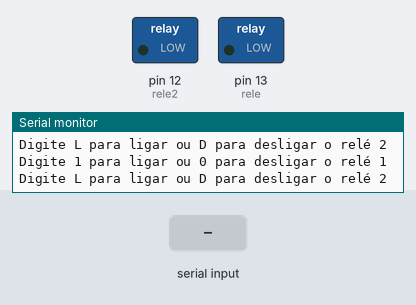
Bench run of a sketch on a simulated Arduino Uno, built with avr-gcc and run on an emulated ATmega328P. On the bench: switched loads named in the sketch (green lamp = pin HIGH), the last lines printed to the serial monitor. The test bench sets the inputs (shaded band).

Above: at 1.2 s.
1.3 s: "1" received over Serial
At 2.8 s:
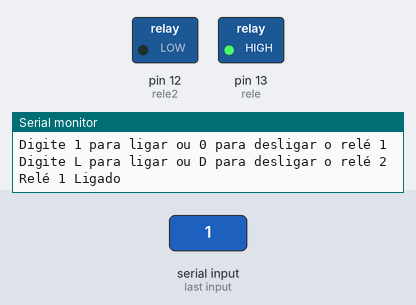
3.6 s: "L" received over Serial
At 5.2 s:
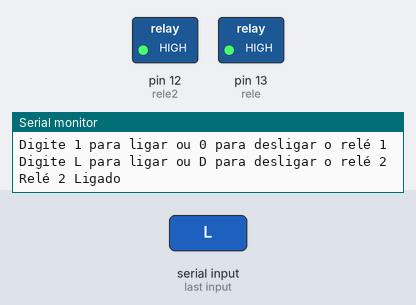
5.7 s: "0" received over Serial
At 6.6 s:
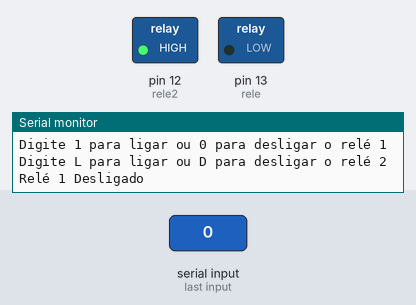
7.8 s: "D" received over Serial
At 9.1 s:
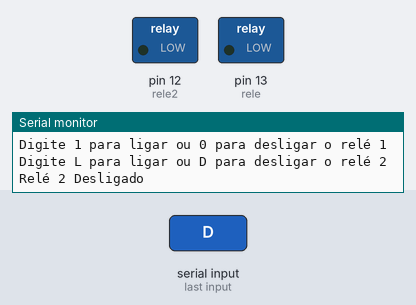
Timing chart, 0 to 10.8 s (numbered marks = the images above; inputs shaded):
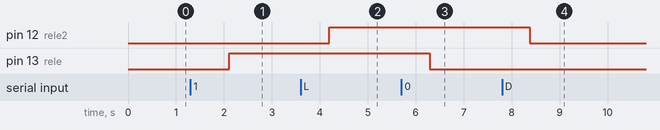

Measured:
- after the input at 1.3 s, pin 13 (rele): LOW → HIGH after 0.81 s
- after the input at 3.6 s, pin 12 (rele2): LOW → HIGH after 0.60 s
- after the input at 5.7 s, pin 13 (rele): HIGH → LOW after 0.59 s
- after the input at 7.8 s, pin 12 (rele2): HIGH → LOW after 0.58 s

The sketch:

bodacious_kieran_allis1.ino
```cpp
const int rele = 13;
const int rele2 = 12;

void setup(){
  pinMode(rele, OUTPUT);
  pinMode(rele2, OUTPUT);
  Serial.begin(9600);
}

void loop(){
  Serial.println("Digite 1 para ligar ou 0 para desligar o relé 1");
  Serial.println("Digite L para ligar ou D para desligar o relé 2");
  if(Serial.available()){
    char caractere = (char) Serial.read();
    if(caractere == '1'){
      digitalWrite(rele, HIGH);
      Serial.println("Relé 1 Ligado");
    }
    else if(caractere == '0'){
      digitalWrite(rele, LOW); //Desliga saída
      Serial.println("Relé 1 Desligado");
    }
    else if(caractere == 'L'){
      digitalWrite(rele2, HIGH);
      Serial.println("Relé 2 Ligado");
    }
    else if(caractere == 'D'){
      digitalWrite(rele2, LOW);
      Serial.println("Relé 2 Desligado");
    }
  }
  delay(1000);
}
```
